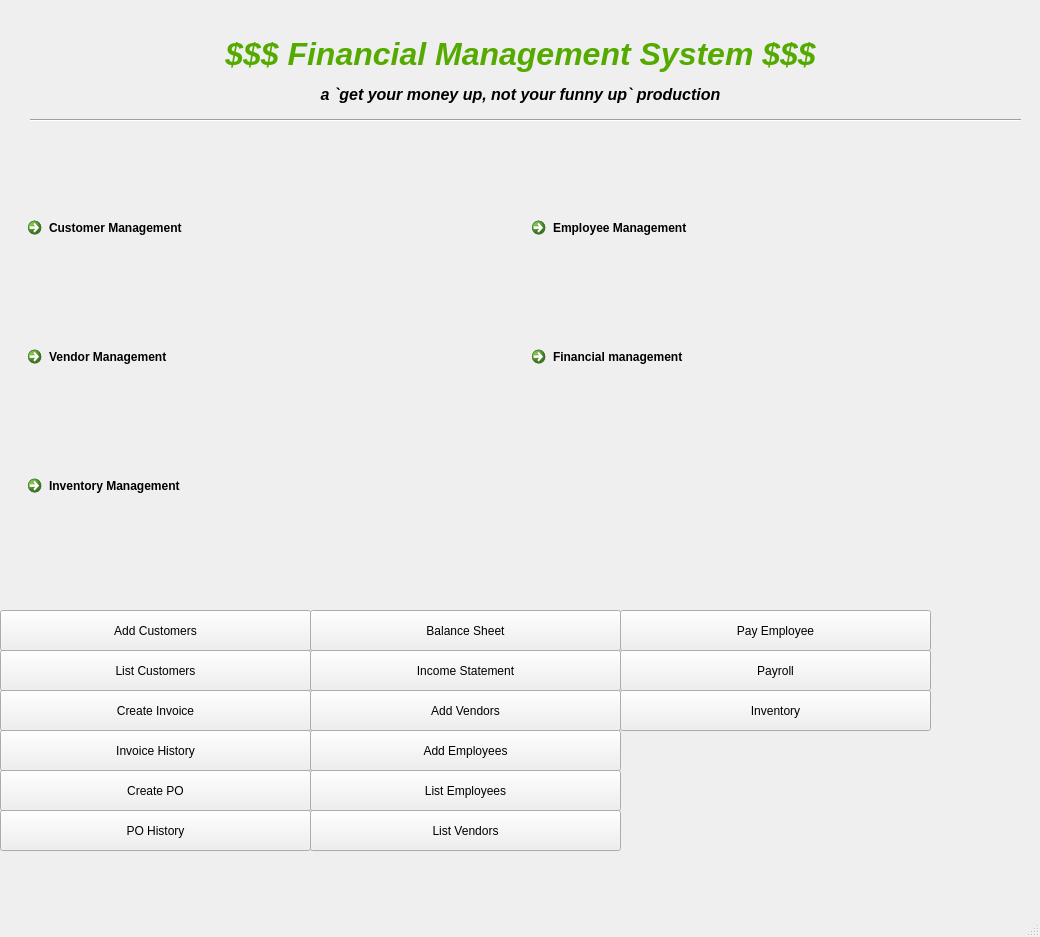
<?xml version="1.0" encoding="UTF-8"?>
<ui version="4.0">
 <class>MainWindow</class>
 <widget class="QMainWindow" name="MainWindow">
  <property name="geometry">
   <rect>
    <x>0</x>
    <y>0</y>
    <width>1040</width>
    <height>937</height>
   </rect>
  </property>
  <property name="windowTitle">
   <string>MainWindow</string>
  </property>
  <widget class="QWidget" name="centralwidget">
   <widget class="QPushButton" name="pushButton">
    <property name="geometry">
     <rect>
      <x>310</x>
      <y>770</y>
      <width>311</width>
      <height>41</height>
     </rect>
    </property>
    <property name="text">
     <string>List Employees</string>
    </property>
   </widget>
   <widget class="QPushButton" name="pushButton_2">
    <property name="geometry">
     <rect>
      <x>310</x>
      <y>730</y>
      <width>311</width>
      <height>41</height>
     </rect>
    </property>
    <property name="text">
     <string>Add Employees</string>
    </property>
   </widget>
   <widget class="QPushButton" name="pushButton_3">
    <property name="geometry">
     <rect>
      <x>310</x>
      <y>810</y>
      <width>311</width>
      <height>41</height>
     </rect>
    </property>
    <property name="text">
     <string>List Vendors</string>
    </property>
   </widget>
   <widget class="QPushButton" name="pushButton_4">
    <property name="geometry">
     <rect>
      <x>310</x>
      <y>690</y>
      <width>311</width>
      <height>41</height>
     </rect>
    </property>
    <property name="text">
     <string>Add Vendors</string>
    </property>
   </widget>
   <widget class="QPushButton" name="pushButton_5">
    <property name="geometry">
     <rect>
      <x>0</x>
      <y>650</y>
      <width>311</width>
      <height>41</height>
     </rect>
    </property>
    <property name="text">
     <string>List Customers</string>
    </property>
   </widget>
   <widget class="QPushButton" name="pushButton_6">
    <property name="geometry">
     <rect>
      <x>0</x>
      <y>610</y>
      <width>311</width>
      <height>41</height>
     </rect>
    </property>
    <property name="text">
     <string>Add Customers</string>
    </property>
   </widget>
   <widget class="QPushButton" name="pushButton_7">
    <property name="geometry">
     <rect>
      <x>620</x>
      <y>610</y>
      <width>311</width>
      <height>41</height>
     </rect>
    </property>
    <property name="text">
     <string>Pay Employee</string>
    </property>
   </widget>
   <widget class="QPushButton" name="pushButton_8">
    <property name="geometry">
     <rect>
      <x>620</x>
      <y>650</y>
      <width>311</width>
      <height>41</height>
     </rect>
    </property>
    <property name="text">
     <string>Payroll</string>
    </property>
   </widget>
   <widget class="QPushButton" name="pushButton_9">
    <property name="geometry">
     <rect>
      <x>620</x>
      <y>690</y>
      <width>311</width>
      <height>41</height>
     </rect>
    </property>
    <property name="text">
     <string>Inventory</string>
    </property>
   </widget>
   <widget class="QPushButton" name="pushButton_10">
    <property name="geometry">
     <rect>
      <x>0</x>
      <y>690</y>
      <width>311</width>
      <height>41</height>
     </rect>
    </property>
    <property name="text">
     <string>Create Invoice</string>
    </property>
   </widget>
   <widget class="QPushButton" name="pushButton_11">
    <property name="geometry">
     <rect>
      <x>0</x>
      <y>730</y>
      <width>311</width>
      <height>41</height>
     </rect>
    </property>
    <property name="text">
     <string>Invoice History</string>
    </property>
   </widget>
   <widget class="QPushButton" name="pushButton_12">
    <property name="geometry">
     <rect>
      <x>0</x>
      <y>770</y>
      <width>311</width>
      <height>41</height>
     </rect>
    </property>
    <property name="text">
     <string>Create PO</string>
    </property>
   </widget>
   <widget class="QPushButton" name="pushButton_13">
    <property name="geometry">
     <rect>
      <x>0</x>
      <y>810</y>
      <width>311</width>
      <height>41</height>
     </rect>
    </property>
    <property name="text">
     <string>PO History</string>
    </property>
   </widget>
   <widget class="QPushButton" name="pushButton_14">
    <property name="geometry">
     <rect>
      <x>310</x>
      <y>610</y>
      <width>311</width>
      <height>41</height>
     </rect>
    </property>
    <property name="text">
     <string>Balance Sheet</string>
    </property>
   </widget>
   <widget class="QPushButton" name="pushButton_15">
    <property name="geometry">
     <rect>
      <x>310</x>
      <y>650</y>
      <width>311</width>
      <height>41</height>
     </rect>
    </property>
    <property name="text">
     <string>Income Statement</string>
    </property>
   </widget>
   <widget class="QLabel" name="label">
    <property name="geometry">
     <rect>
      <x>0</x>
      <y>0</y>
      <width>1041</width>
      <height>141</height>
     </rect>
    </property>
    <property name="text">
     <string>&lt;html&gt;&lt;head/&gt;&lt;body&gt;&lt;p align=&quot;center&quot;&gt;&lt;span style=&quot; font-size:24pt; font-weight:600; font-style:italic; color:#55aa00;&quot;&gt;$$$ Financial Management System $$$&lt;/span&gt;&lt;/p&gt;&lt;p align=&quot;center&quot;&gt;&lt;span style=&quot; font-size:12pt; font-weight:600; font-style:italic; color:#000000;&quot;&gt;a `get your money up, not your funny up` production&lt;/span&gt;&lt;/p&gt;&lt;/body&gt;&lt;/html&gt;</string>
    </property>
   </widget>
   <widget class="QWidget" name="gridLayoutWidget">
    <property name="geometry">
     <rect>
      <x>20</x>
      <y>210</y>
      <width>1001</width>
      <height>381</height>
     </rect>
    </property>
    <layout class="QGridLayout" name="gridLayout">
     <item row="2" column="0">
      <widget class="QCommandLinkButton" name="vendor_management_button">
       <property name="text">
        <string>Vendor Management</string>
       </property>
      </widget>
     </item>
     <item row="0" column="0">
      <widget class="QCommandLinkButton" name="customer_management_button">
       <property name="text">
        <string>Customer Management</string>
       </property>
      </widget>
     </item>
     <item row="0" column="1">
      <widget class="QCommandLinkButton" name="employee_management_button">
       <property name="text">
        <string>Employee Management</string>
       </property>
      </widget>
     </item>
     <item row="2" column="1">
      <widget class="QCommandLinkButton" name="financial_management_button">
       <property name="text">
        <string>Financial management</string>
       </property>
      </widget>
     </item>
     <item row="6" column="0" colspan="2">
      <widget class="QCommandLinkButton" name="inventory_management_button">
       <property name="text">
        <string>Inventory Management</string>
       </property>
      </widget>
     </item>
    </layout>
   </widget>
   <widget class="Line" name="line">
    <property name="geometry">
     <rect>
      <x>30</x>
      <y>110</y>
      <width>991</width>
      <height>20</height>
     </rect>
    </property>
    <property name="orientation">
     <enum>Qt::Horizontal</enum>
    </property>
   </widget>
  </widget>
  <widget class="QStatusBar" name="statusbar"/>
 </widget>
 <resources/>
 <connections/>
</ui>
